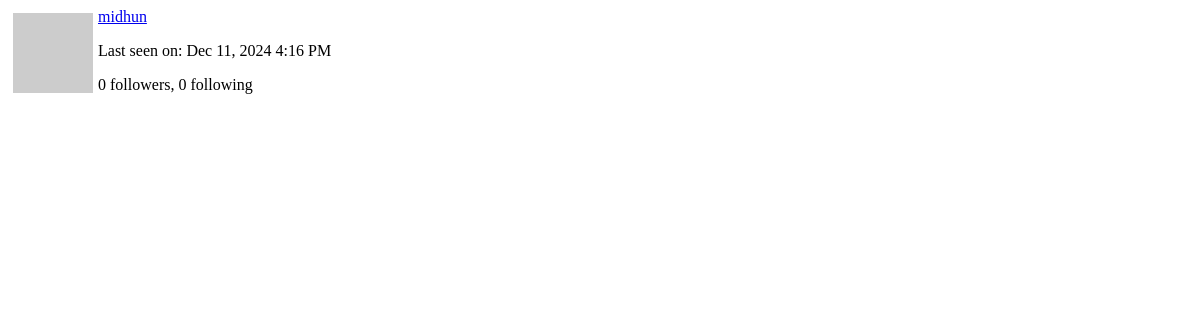
The page /user/midhun/popup (signed in) on the database as committed earlier.
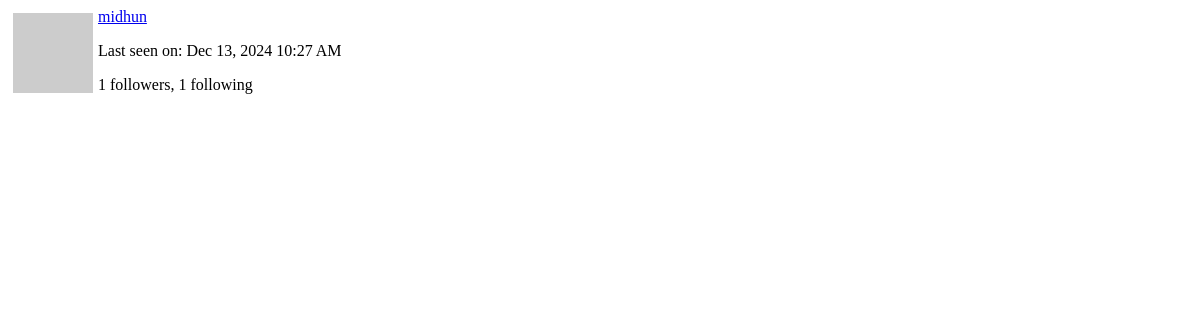
The same page on the database as committed later.
### app/models.py (models this page shows, shortened)
class PaginatedAPIMixin(object):
    @staticmethod
    def to_collection_dict(query, page, per_page, endpoint, **kwargs):
        resources = db.paginate(query, page=page, per_page=per_page,
                                error_out=False)
        data = {
            'items': [item.to_dict() for item in resources.items],
            '_meta': {
                'page': page,
                'per_page': per_page,
                'total_pages': resources.pages,
                'total_items': resources.total
            },
            '_links': {
                'self': url_for(endpoint, page=page, per_page=per_page,
                                **kwargs),
                'next': url_for(endpoint, page=page + 1, per_page=per_page,
                                **kwargs) if resources.has_next else None,
                'prev': url_for(endpoint, page=page - 1, per_page=per_page,
                                **kwargs) if resources.has_prev else None
            }
        }
        return data

class User(UserMixin, db.Model, PaginatedAPIMixin):
    id: so.Mapped[int] = so.mapped_column(primary_key=True)
    username: so.Mapped[str] = so.mapped_column(sa.String(64), index=True,
                                                unique=True)
    email: so.Mapped[str] = so.mapped_column(sa.String(120), index=True,
                                             unique=True)
    password_hash: so.Mapped[Optional[str]] = so.mapped_column(sa.String(256))
    about_me: so.Mapped[Optional[str]] = so.mapped_column(sa.String(140))
    last_seen: so.Mapped[Optional[datetime]] = so.mapped_column(
        default=lambda: datetime.now(timezone.utc))
    posts: so.WriteOnlyMapped['Post'] = so.relationship(
        back_populates='author')
    following: so.WriteOnlyMapped['User'] = so.relationship(
        secondary=followers, primaryjoin=(followers.c.follower_id == id),
        secondaryjoin=(followers.c.followed_id == id),
        back_populates='followers')
    followers: so.WriteOnlyMapped['User'] = so.relationship(
        secondary=followers, primaryjoin=(followers.c.followed_id == id),
        secondaryjoin=(followers.c.follower_id == id),
        back_populates='following')
    last_message_read_time: so.Mapped[Optional[datetime]]
    messages_sent: so.WriteOnlyMapped['Message'] = so.relationship(
        foreign_keys='Message.sender_id', back_populates='author')
    messages_received: so.WriteOnlyMapped['Message'] = so.relationship(
        foreign_keys='Message.recipient_id', back_populates='recipient')
    notifications: so.WriteOnlyMapped['Notification'] = so.relationship(
        back_populates='user')
    tasks: so.WriteOnlyMapped['Task'] = so.relationship(back_populates='user')
    token: so.Mapped[Optional[str]] = so.mapped_column(
        sa.String(32), index=True, unique=True)
    token_expiration: so.Mapped[Optional[datetime]]
    def avatar(self, size):
        digest = md5(self.email.lower().encode('utf-8')).hexdigest()
        return f'https://www.gravatar.com/avatar/{digest}?d=identicon&s={size}'
    def followers_count(self):
        query = sa.select(sa.func.count()).select_from(
            self.followers.select().subquery())
        return db.session.scalar(query)
    def following_count(self):
        query = sa.select(sa.func.count()).select_from(
            self.following.select().subquery())
        return db.session.scalar(query)

### app/main/routes.py (the view)
@bp.route('/user/<username>/popup')
@login_required
def user_popup(username):
    user = db.first_or_404(sa.select(User).where(User.username == username))
    form = EmptyForm()
    return render_template('user_popup.html', user=user, form=form)

### app/__init__.py (called while the page is built)
def get_locale():
    return request.accept_languages.best_match(current_app.config['LANGUAGES'])

### app/main/routes.py (called while the page is built)
@bp.before_app_request
def before_request():
    if current_user.is_authenticated:
        current_user.last_seen = datetime.now(timezone.utc)
        db.session.commit()
        g.search_form = SearchForm()
    g.locale = str(get_locale())

### app/models.py (called while the page is built)
@login.user_loader
def load_user(id):
    return db.session.get(User, int(id))

    @classmethod
    def before_commit(cls, session):
        session._changes = {
            'add': list(session.new),
            'update': list(session.dirty),
            'delete': list(session.deleted)
        }

    @classmethod
    def after_commit(cls, session):
        for obj in session._changes['add']:
            if isinstance(obj, SearchableMixin):
                add_to_index(obj.__tablename__, obj)
        for obj in session._changes['update']:
            if isinstance(obj, SearchableMixin):
                add_to_index(obj.__tablename__, obj)
        for obj in session._changes['delete']:
            if isinstance(obj, SearchableMixin):
                remove_from_index(obj.__tablename__, obj)
        session._changes = None

### app/templates/user_popup.html (shortened to what this page needs)
<div>
    <img src="{{ user.avatar(64) }}" style="margin: 5px; float: left">
    <p><a href="{{ url_for('main.user', username=user.username) }}">{{ user.username }}</a></p>
    {% if user.last_seen %}
    <p>{{ _('Last seen on') }}: {{ moment(user.last_seen).format('lll') }}</p>
    {% endif %}
    <p>{{ _('%(count)d followers', count=user.followers_count()) }}, {{ _('%(count)d following', count=user.following_count()) }}</p>
  </div>

Rows that differ between the two databases and show on the page:
changed User "midhun": last_seen "Dec 11, 2024 4:16 PM" → "Dec 13, 2024 10:27 AM"
Other text that changed with them:
text no longer shown: "0 followers 0 following"
text now shown: "1 followers 1 following"
